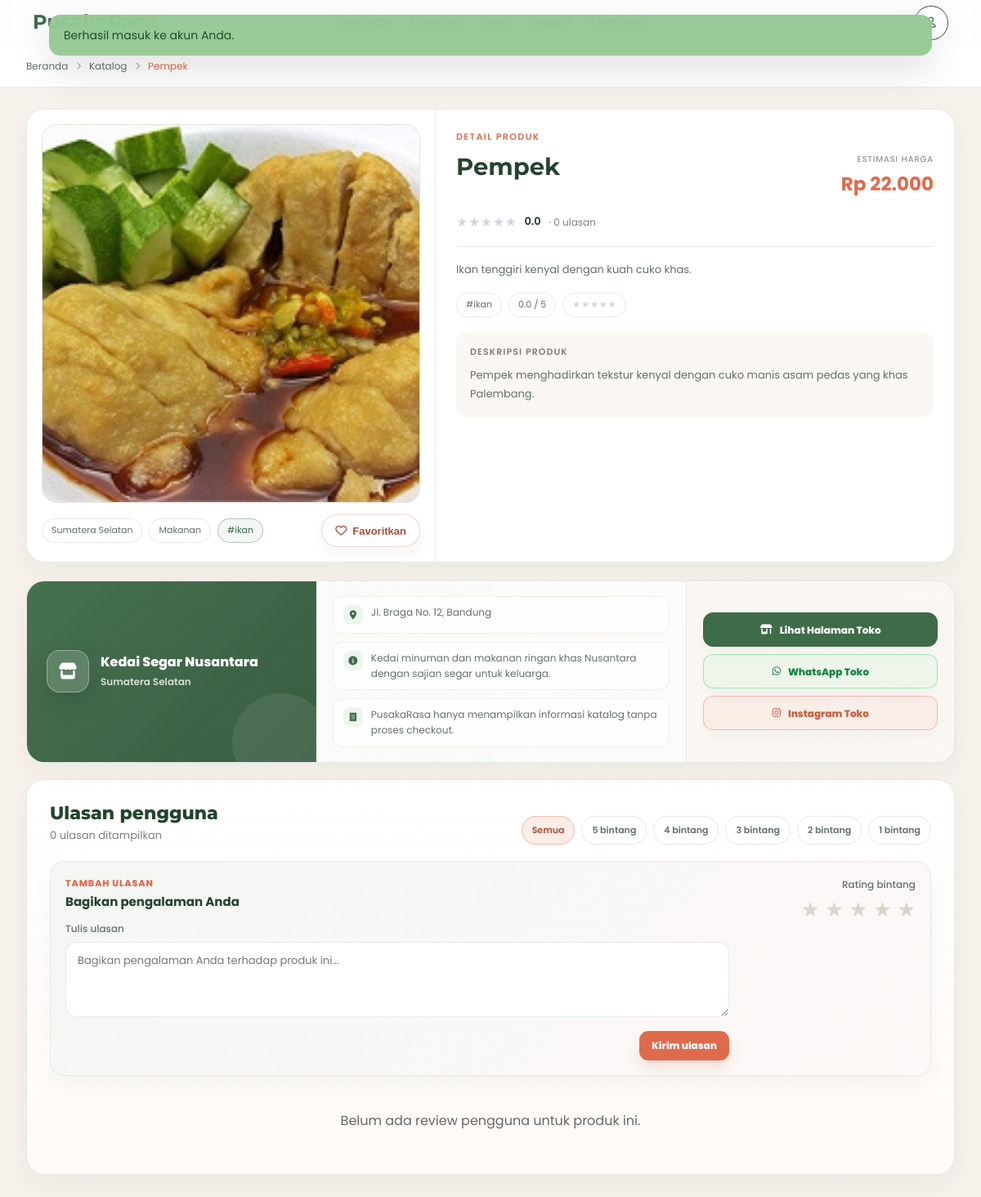
The app's page /product.php?slug=pempek (signed in) with its own data.
### tables this page shows
CREATE TABLE IF NOT EXISTS products (
  id INT AUTO_INCREMENT PRIMARY KEY,
  store_id INT NOT NULL,
  name VARCHAR(120) NOT NULL,
  slug VARCHAR(140) NOT NULL UNIQUE,
  type ENUM('Makanan', 'Minuman') NOT NULL,
  region VARCHAR(120) NOT NULL,
  short_description TEXT NOT NULL,
  long_description TEXT NOT NULL,
  price_display VARCHAR(40) NOT NULL,
  rating DECIMAL(2,1) NOT NULL DEFAULT 0.0,
  review_count INT NOT NULL DEFAULT 0,
  tag_label VARCHAR(60) NOT NULL,
  image_path VARCHAR(255) NOT NULL,
  base_rating_total DECIMAL(10,2) NOT NULL DEFAULT 0,
  base_review_count INT NOT NULL DEFAULT 0,
  is_featured TINYINT(1) NOT NULL DEFAULT 0,
  is_active TINYINT(1) NOT NULL DEFAULT 1,
  created_at DATETIME NOT NULL,
  updated_at DATETIME NOT NULL,
  CONSTRAINT fk_products_store FOREIGN KEY (store_id) REFERENCES stores(id) ON DELETE CASCADE
);

CREATE TABLE IF NOT EXISTS product_images (
  id INT AUTO_INCREMENT PRIMARY KEY,
  product_id INT NOT NULL,
  image_path VARCHAR(255) NOT NULL,
  sort_order INT NOT NULL DEFAULT 0,
  created_at DATETIME NOT NULL,
  CONSTRAINT fk_product_images_product FOREIGN KEY (product_id) REFERENCES products(id) ON DELETE CASCADE
);

CREATE TABLE IF NOT EXISTS stores (
  id INT AUTO_INCREMENT PRIMARY KEY,
  name VARCHAR(120) NOT NULL,
  slug VARCHAR(140) NOT NULL UNIQUE,
  region VARCHAR(120) NOT NULL,
  address TEXT NOT NULL,
  whatsapp VARCHAR(30) NOT NULL,
  instagram VARCHAR(120) NOT NULL,
  description TEXT NOT NULL,
  operating_hours VARCHAR(500) NOT NULL DEFAULT 'Setiap hari, 08.00 - 21.00 WIB',
  cover_image VARCHAR(255) NOT NULL,
  is_open TINYINT(1) NOT NULL DEFAULT 1,
  is_active TINYINT(1) NOT NULL DEFAULT 1,
  created_at DATETIME NOT NULL,
  updated_at DATETIME NOT NULL
);

### config/database.php (called while the page is built, shortened)
<?php
function db(): PDO
{
    static $pdo = null;
    if ($pdo instanceof PDO) {
        return $pdo;
    }
    $host = '127.0.0.1';
    $port = 3306;
    $database = 'pusakarasa';
    $username = 'root';
    $password = '';
    $dsn = sprintf('mysql:host=%s;port=%d;dbname=%s;charset=utf8mb4', $host, $port, $database);
    $pdo = new PDO($dsn, $username, $password, [
        PDO::ATTR_ERRMODE => PDO::ERRMODE_EXCEPTION,
        PDO::ATTR_DEFAULT_FETCH_MODE => PDO::FETCH_ASSOC,
    ]);
    return $pdo;
}

### product.php (the view, shortened to what this page needs)
<?php
require_once __DIR__ . '/includes/bootstrap.php';
$slug = trim($_GET['slug'] ?? '');
$product = $slug !== '' ? find_product_by_slug($slug) : null;
$reviews = find_reviews_by_product((int) $product['id']);
$productImages = product_image_paths($product);
render_layout($product['name'], function (?array $user = null) use ($product, $reviews, $productImages): void {
    $galleryImages = array_map(static fn(string $path): string => base_path($path), $productImages);
    $galleryJson = json_encode($galleryImages, JSON_HEX_TAG | JSON_HEX_APOS | JSON_HEX_AMP | JSON_HEX_QUOT) ?: '[]';
    ?>
    <div class="dp-wrap">
      <div class="dp-breadcrumb">
        <a href="<?= e(base_path('index.php')) ?>">Beranda</a>
        <i class="fa-solid fa-chevron-right" aria-hidden="true"></i>
        <a href="<?= e(base_path('katalog.php')) ?>">Katalog</a>
        <i class="fa-solid fa-chevron-right" aria-hidden="true"></i>
        <span><?= e($product['name']) ?></span>
      </div>
      <div class="dp-main">
        <div class="dp-product-panel">
          <div class="dp-img-panel">
            <div class="dp-img-box dp-gallery" data-product-gallery data-images="<?= e($galleryJson) ?>">
              <img data-gallery-image src="<?= e($galleryImages[0] ?? base_path($product['image_path'])) ?>" alt="<?= e($product['name']) ?>" />
            </div>
            <div class="dp-img-meta">
              <div class="dp-img-tags">
                <span class="dp-chip"><?= e($product['region']) ?></span>
                <span class="dp-chip"><?= e($product['type']) ?></span>
                <span class="dp-chip green"><?= e($product['tag_label']) ?></span>
              </div>
              <button class="fav-btn dp-fav-btn" type="button" data-id="<?= e(favorite_product_id($product)) ?>" aria-label="Simpan ke favorit" aria-pressed="false">
                <i class="fa-regular fa-heart" aria-hidden="true"></i>
                <span>Favoritkan</span>
              </button>
            </div>
          </div>
          <div class="dp-info-panel">
            <div class="dp-eyebrow">Detail Produk</div>
            <div class="dp-product-header">
              <div>
                <div class="dp-product-name"><?= e($product['name']) ?></div>
              </div>
              <div class="dp-price-box">
                <div class="dp-price-label">Estimasi Harga</div>
                <div class="dp-price"><?= e(rupiah($product['price_display'])) ?></div>
              </div>
            </div>
            <div class="dp-rating-row">
              <span class="dp-stars"><?= rating_stars_html((float) $product['rating']) ?></span>
              <span class="dp-rating-val"><?= e(number_format((float) $product['rating'], 1)) ?></span>
              <span class="dp-rating-count">· <?= e(number_short((int) $product['review_count'])) ?> ulasan</span>
            </div>
            <p class="dp-desc"><?= e($product['short_description']) ?></p>
            <div class="dp-chips-row">
              <span class="dp-chip"><?= e($product['tag_label']) ?></span>
              <span class="dp-chip"><?= e(number_format((float) $product['rating'], 1)) ?> / 5</span>
              <span class="dp-chip"><?= rating_stars_html((float) $product['rating']) ?></span>
            </div>
            <div class="dp-history">
              <div class="dp-history-title">Deskripsi produk</div>
              <p class="dp-history-text"><?= e($product['long_description']) ?></p>
            </div>
          </div>
        </div>
        <div class="dp-store-card">
          <div class="dp-store-header">
            <div class="dp-store-avatar"><i class="fa-solid fa-store" aria-hidden="true"></i></div>
            <div>
              <div class="dp-store-name"><?= e($product['store_name']) ?></div>
              <div class="dp-store-region"><?= e($product['region']) ?></div>
            </div>
          </div>
          <div class="dp-store-body">
            <div class="dp-store-row">
              <i class="fa-solid fa-location-dot" aria-hidden="true"></i>
              <span><?= e($product['address']) ?></span>
            </div>
            <div class="dp-store-row">
              <i class="fa-solid fa-circle-info" aria-hidden="true"></i>
              <span><?= e($product['store_description']) ?></span>
            </div>
            <div class="dp-store-row">
              <i class="fa-solid fa-receipt" aria-hidden="true"></i>
              <span>PusakaRasa hanya menampilkan informasi katalog tanpa proses checkout.</span>
            </div>
          </div>
          <div class="dp-store-actions">
            <a href="<?= e(base_path('store.php?slug=' . $product['store_slug'])) ?>" class="dp-store-btn green"><i class="fa-solid fa-shop" aria-hidden="true"></i>Lihat Halaman Toko</a>
            <a href="https://wa.me/<?= e($product['whatsapp']) ?>" target="_blank" rel="noreferrer" class="dp-store-btn wa"><i class="fa-brands fa-whatsapp" aria-hidden="true"></i>WhatsApp Toko</a>
            <a href="https://instagram.com/<?= e(ltrim($product['instagram'], '@')) ?>" target="_blank" rel="noreferrer" class="dp-store-btn ig"><i class="fa-brands fa-instagram" aria-hidden="true"></i>Instagram Toko</a>
          </div>
        </div>
      </div>
      <div class="dp-review-section">
        <div class="dp-review-header">
          <div class="dp-review-heading-copy">
            <span class="dp-review-title">Ulasan pengguna</span>
            <span class="dp-review-count"><?= e(number_format(count($reviews))) ?> ulasan ditampilkan</span>
          </div>
          <div class="dp-review-filters" data-review-filters aria-label="Filter ulasan berdasarkan rating">
            <button class="dp-review-filter active" type="button" data-review-filter="all">Semua</button>
            <?php for ($filterStar = 5; $filterStar >= 1; $filterStar--): ?>
              <button class="dp-review-filter" type="button" data-review-filter="<?= e((string) $filterStar) ?>"><?= e((string) $filterStar) ?> bintang</button>
            <?php endfor; ?>
          </div>
        </div>
        <div class="dp-review-grid">
          <div class="dp-review-form">
            <form method="post">
              <div class="dp-review-compose-main">
                <div class="dp-review-form-copy">
                  <span>Tambah ulasan</span>
                  <strong>Bagikan pengalaman Anda</strong>
                </div>
                <div class="dp-review-input-control">
                  <div class="dp-form-label">Tulis ulasan</div>
                  <textarea class="dp-review-textarea" name="review_text" placeholder="Bagikan pengalaman Anda terhadap produk ini..." required></textarea>
                  <div class="dp-review-submit-row">
                    <button type="submit" class="dp-submit-btn">Kirim ulasan</button>
                  </div>
                </div>
              </div>
              <div class="dp-review-side-control">
                <div class="dp-review-rating-control">
                  <div class="dp-form-label">Rating bintang</div>
                  <div class="star-rating-field dp-star-row" data-selected="0" aria-label="Pilih rating bintang">
                    <?php for ($star = 5; $star >= 1; $star--): ?>
                      <label class="star-rating-option dp-star-option" data-value="<?= e((string) $star) ?>" aria-label="<?= e((string) $star) ?> bintang">
                        <span class="star-icon dp-star">★</span>
                      </label>
                    <?php endfor; ?>
                  </div>
                </div>
              </div>
            </form>
          </div>
          <div class="dp-reviews-list">
            <?php if (!$reviews): ?>
              <div class="empty-state">Belum ada review pengguna untuk produk ini.</div>
            <?php endif; ?>
          </div>
        </div>
      </div>
    </div>
    <?php
}, ['hide_footer' => true]);

### assets/css/variables.css (style rules this page uses)
:root { --color-primary: #e06b4c; --color-primary-dark: #c85f42; --color-primary-darker: #c9563e; --color-secondary: #3e6b48; --color-secondary-dark: #2f3e34; --color-green: #90c790; --color-green-dark: #7fbf7f; --color-yellow: #f2c94c; --color-orange: #d4956c; --color-beige: #b8b87c; --color-white: #ffffff; --color-off-white: #fdfcfb; --color-bg-light: #f9f5f0; --color-bg-gray: #f9f9f9; --color-bg-dark: #1f2a21; --color-text-primary: #333; --color-text-secondary: #555; --color-text-tertiary: #666; --color-text-light: #6b7280; --color-text-lighter: #9ca3af; --color-text-dark: #1f2937; --color-text-darker: #111827; --color-text-muted: #aaa; --color-text-white: #f2f2f2; --color-border-light: #f0f0f0; --color-border-gray: #e5e7eb; --color-border-medium: #ddd; --color-border-dark: #444; --color-border-rgba: rgba(0, 0, 0, 0.1); --color-border-rgba-medium: rgba(101, 93, 93, 0.2); --color-star: #f59e0b; --color-success: #00c853; --color-success-dark: #009b37; --color-info: #ff8a00; --color-info-dark: #d35400; --color-danger: #ff4f64; --color-danger-dark: #c61490; --gradient-hero: linear-gradient( 135deg, var(--color-primary) 0%, var(--color-orange) 30%, var(--color-beige) 60%, var(--color-green) 100% ); --gradient-border: linear-gradient( 270deg, var(--color-primary) 0%, #ff7b7b 50%, var(--color-green) 100% ); --gradient-button: rgba(62, 107, 72, 0.12); --gradient-button-hover: rgba(62, 107, 72, 0.18); --gradient-whatsapp: rgba(62, 107, 72, 0.12); --gradient-email: rgba(224, 107, 76, 0.12); --gradient-instagram: rgba(224, 107, 76, 0.12); --gradient-login-bg: linear-gradient( 159deg, rgba(224, 107, 76, 0.6) 0%, rgba(62, 107, 72, 0.6) 100% ); --shadow-sm: 0 2px 6px rgba(0, 0, 0, 0.1); --shadow-md: 0 4px 12px rgba(0, 0, 0, 0.1); --shadow-lg: 0 6px 12px rgba(0, 0, 0, 0.06); --shadow-xl: 0 8px 16px rgba(0, 0, 0, 0.12); --shadow-2xl: 0 8px 24px rgba(0, 0, 0, 0.3); --shadow-hero: 0 8px 16px rgba(0, 0, 0, 0.2); --shadow-text: 0 4px 12px rgba(0, 0, 0, 0.4); --shadow-text-strong: 0 4px 12px rgba(0, 0, 0, 0.8); --shadow-card: 0 10px 40px rgba(0, 0, 0, 0.2); --shadow-card-hover: 0 14px 50px rgba(0, 0, 0, 0.3); --shadow-login: 0 16px 40px rgba(0, 0, 0, 0.15); --opacity-overlay: 0.3; --opacity-blur: 0.55; --opacity-bg: 0.7; --opacity-bg-high: 0.9; --backdrop-blur: blur(10px); --backdrop-blur-strong: blur(35px); }

### assets/css/base.css (style rules this page uses)
* { margin: 0; padding: 0; box-sizing: border-box; }
html { scroll-behavior: smooth; }
body { font-family: "Poppins", sans-serif; background: var(--color-bg-light); color: var(--color-text-primary); line-height: 1.6; }
img { max-width: 100%; display: block; }
a { text-decoration: none; color: inherit; }

### assets/css/style.css (style rules this page uses)
* { margin: 0; padding: 0; box-sizing: border-box; }
body { font-family: "Poppins", sans-serif; background-color: #f9f9f9; overflow-x: hidden; }
.fav-btn { position: absolute; top: 12px; right: 12px; width: 40px; height: 40px; border: none; border-radius: 50%; background: rgba(255, 255, 255, 0.9); box-shadow: 0 6px 12px rgba(0, 0, 0, 0.06); cursor: pointer; transition: transform 0.2s ease; }
.fav-btn::before { content: "🤍"; font-size: 18px; display: block; text-align: center; line-height: 40px; }

### assets/css/app/detail-favorites.css (style rules this page uses)
.star-rating-field { display: inline-flex; flex-direction: row-reverse; gap: 8px; padding: 14px 16px; border-radius: 18px; background: linear-gradient(180deg, #fff, #fbf7f2); border: 1px solid rgba(62, 107, 72, 0.08); margin-top: 10px; }
.star-rating-option { position: relative; cursor: pointer; color: #d9d4ca; transition: transform 0.16s ease, color 0.16s ease; }
.star-rating-option .star-icon { display: block; font-size: 34px; line-height: 1; }

### assets/css/app/profile-table.css (style rules this page uses)
.empty-state { color: #666; text-align: center; padding: 24px; }

### records on screen
products: name "Pempek", id+name (picture), region "Sumatera Selatan", type "Makanan", tag_label "#ikan", price_display "Rp 22.000", short_description "Ikan tenggiri kenyal dengan kuah cuko khas.", long_description "Pempek menghadirkan tekstur kenyal dengan cuko manis asam pedas yang khas Palembang.", store.name "Kedai Segar Nusantara", store.address "Jl. Braga No. 12, Bandung", store.description "Kedai minuman dan makanan ringan khas Nusantara dengan sajian segar untuk keluarga."

### other values on screen
$flash['message'] "Berhasil masuk ke akun Anda."
app_name() "PusakaRasa"
$product['rating'] "0.0"
number_short((int) $product['review_count']) "0"
count($reviews) "0"
